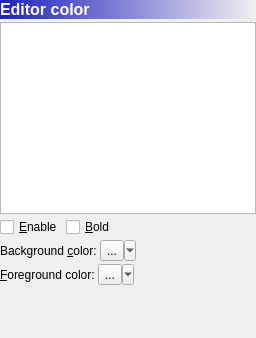
       <widget class="QWidget" name="editorColorPage">
        <layout class="QVBoxLayout" name="verticalLayout_7">
         <property name="spacing">
          <number>3</number>
         </property>
         <property name="margin">
          <number>0</number>
         </property>
         <item>
          <widget class="QLabel" name="editorColorPageTitle">
           <property name="font">
            <font>
             <pointsize>12</pointsize>
             <weight>75</weight>
             <bold>true</bold>
            </font>
           </property>
           <property name="styleSheet">
            <string notr="true">background-color: qlineargradient(spread:pad, x1:0, y1:0, x2:1, y2:0, stop:0 rgba(32, 32, 192, 255), stop:1 rgba(255, 255, 255, 0));
color: rgb(255, 255, 255);</string>
           </property>
           <property name="text">
            <string>Editor color</string>
           </property>
           <property name="margin">
            <number>3</number>
           </property>
          </widget>
         </item>
         <item>
          <widget class="QTreeWidget" name="editorColorList">
           <property name="editTriggers">
            <set>QAbstractItemView::NoEditTriggers</set>
           </property>
           <property name="alternatingRowColors">
            <bool>true</bool>
           </property>
           <property name="rootIsDecorated">
            <bool>false</bool>
           </property>
           <property name="columnCount">
            <number>1</number>
           </property>
           <attribute name="headerVisible">
            <bool>false</bool>
           </attribute>
           <attribute name="headerStretchLastSection">
            <bool>false</bool>
           </attribute>
           <column>
            <property name="text">
             <string notr="true">1</string>
            </property>
           </column>
          </widget>
         </item>
         <item>
          <layout class="QHBoxLayout" name="horizontalLayout_2">
           <item>
            <widget class="QCheckBox" name="editorColorItemEnable">
             <property name="text">
              <string>&amp;Enable</string>
             </property>
            </widget>
           </item>
           <item>
            <widget class="QCheckBox" name="editorColorItemBold">
             <property name="text">
              <string>&amp;Bold</string>
             </property>
            </widget>
           </item>
           <item>
            <spacer name="horizontalSpacer_5">
             <property name="orientation">
              <enum>Qt::Horizontal</enum>
             </property>
             <property name="sizeHint" stdset="0">
              <size>
               <width>40</width>
               <height>20</height>
              </size>
             </property>
            </spacer>
           </item>
          </layout>
         </item>
         <item>
          <layout class="QHBoxLayout" name="horizontalLayout_3">
           <item>
            <widget class="QLabel" name="editorColorItemBgcolorLabel">
             <property name="text">
              <string>Background &amp;color:</string>
             </property>
             <property name="buddy">
              <cstring>editorColorItemBgcolor</cstring>
             </property>
            </widget>
           </item>
           <item>
            <widget class="QToolButton" name="editorColorItemBgcolor">
             <property name="text">
              <string notr="true">...</string>
             </property>
             <property name="popupMode">
              <enum>QToolButton::MenuButtonPopup</enum>
             </property>
             <property name="toolButtonStyle">
              <enum>Qt::ToolButtonIconOnly</enum>
             </property>
            </widget>
           </item>
           <item>
            <spacer name="horizontalSpacer_3">
             <property name="orientation">
              <enum>Qt::Horizontal</enum>
             </property>
             <property name="sizeHint" stdset="0">
              <size>
               <width>40</width>
               <height>20</height>
              </size>
             </property>
            </spacer>
           </item>
          </layout>
         </item>
         <item>
          <layout class="QHBoxLayout" name="horizontalLayout_4">
           <item>
            <widget class="QLabel" name="editorColorItemFgcolorLabel">
             <property name="text">
              <string>&amp;Foreground color:</string>
             </property>
             <property name="buddy">
              <cstring>editorColorItemFgcolor</cstring>
             </property>
            </widget>
           </item>
           <item>
            <widget class="QToolButton" name="editorColorItemFgcolor">
             <property name="text">
              <string notr="true">...</string>
             </property>
             <property name="popupMode">
              <enum>QToolButton::MenuButtonPopup</enum>
             </property>
             <property name="toolButtonStyle">
              <enum>Qt::ToolButtonIconOnly</enum>
             </property>
            </widget>
           </item>
           <item>
            <spacer name="horizontalSpacer_4">
             <property name="orientation">
              <enum>Qt::Horizontal</enum>
             </property>
             <property name="sizeHint" stdset="0">
              <size>
               <width>40</width>
               <height>20</height>
              </size>
             </property>
            </spacer>
           </item>
          </layout>
         </item>
         <item>
          <spacer name="verticalSpacer_4">
           <property name="orientation">
            <enum>Qt::Vertical</enum>
           </property>
           <property name="sizeHint" stdset="0">
            <size>
             <width>20</width>
             <height>53</height>
            </size>
           </property>
          </spacer>
         </item>
        </layout>
       </widget>
